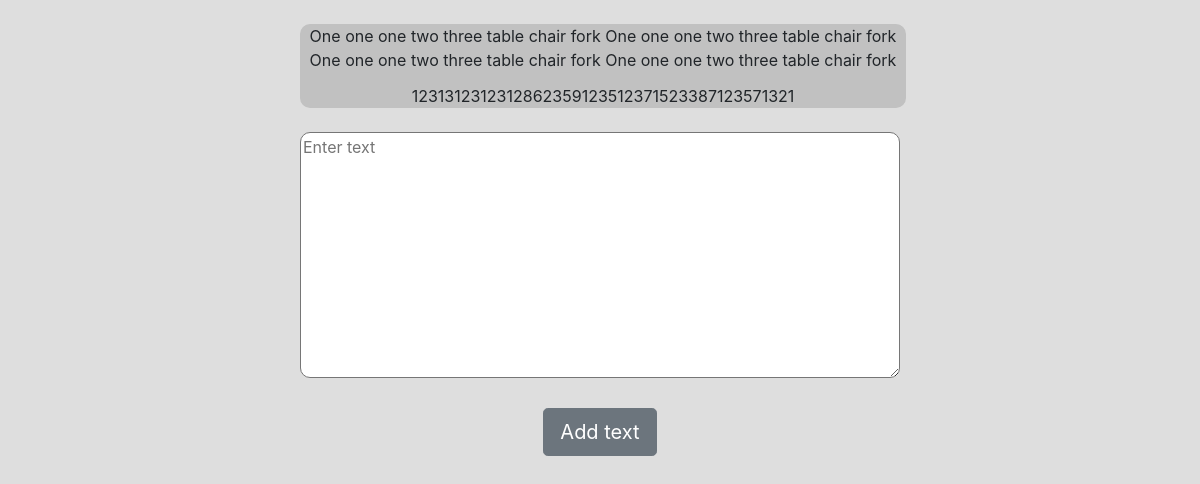
Before: / with the older database file.
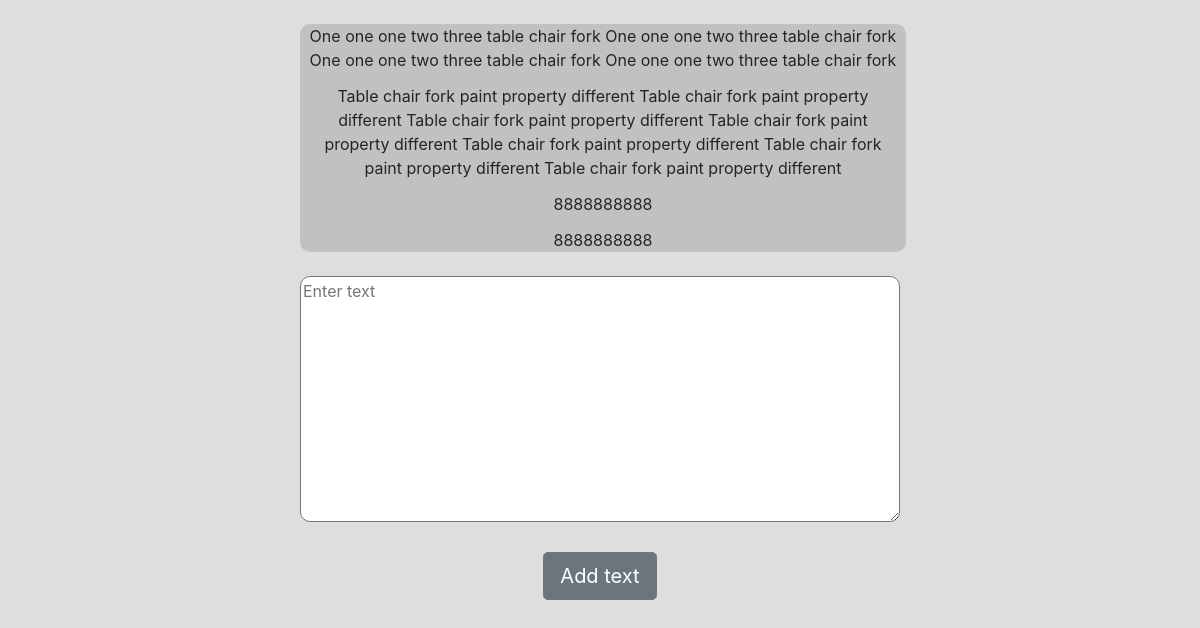
After: the same page with the newer database file.
### app.py (models this page shows, shortened)
class Text(db.Model):
    id = db.Column(db.Integer, primary_key=True)
    text = db.Column(db.String(500))

### app.py (the view, shortened to what this page needs)
@app.route('/', methods=('POST', 'GET'))
def index():
    info = []
    try:
        info = Text.query.all()
    except:
        print('Error reading on DB.')
    return render_template('index.html', list=info)

### templates/index.html
{% extends 'layout.html' %}
{% block content %}
<div class="parents">
    <div class="upper">
        {% for text in list %}
        <p>{{ text.text }}</p>
        {% endfor %}
    </div>
    <div class="bottom">
        <form action="" method="post" class="form-contact">
        <textarea name='text' rows="10" placeholder="Enter text"></textarea>
        <p><input class="btn btn-secondary btn-lg" type="submit" value="Add text" />
    </div>
</div>
{% endblock %}

### templates/layout.html (shortened to what this page needs)
<!DOCTYPE html>
<html>
<head>
	<link rel="stylesheet" href="https://maxcdn.bootstrapcdn.com/bootstrap/4.0.0-alpha.4/css/bootstrap.min.css">
	<link type="text/css" href="{{ url_for('static', filename='css/main.css')}}" rel="stylesheet" />
</head>
<body>
<div class="content">
{% block content %}
{% endblock %}
</div>
</body>
</html>

### static/css/main.css (style rules this page uses)
body { background: #dedede; }
.parents { margin:2% 0 0 0; }
div .upper { margin:0 25% 2% 25%; width:50.5%; background: #C1C1C1; border-radius: 10px; }
p { margin:2% 1% 0 1%; width:98%; text-align: center; }
textarea { margin:0 25% 0 25%; width:50%; border-radius: 10px; }

Changed rows visible on the page:
changed Text: text "1231312312312862359123512371523387123571321" → "Table chair fork paint property different Table chair fork paint property different Table chair fork paint property different Table chair fork paint property different Table chair fork paint property different Table chair fork paint property different Table chair fork paint property different"
now on this page (row edited): Text: text "8888888888"
now on this page (row edited): Text: text "8888888888"
